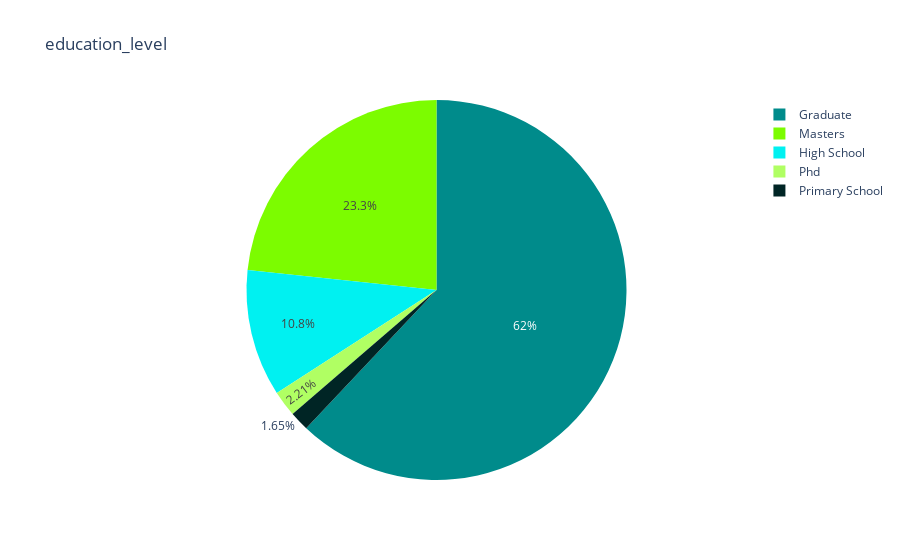

Here is the notebook cell this chart was saved with:
### Code cell
pie_chart(data,"education_level")

### Figure 1 — Plotly figure (JSON) as saved in the notebook; plotly's stock layout.template omitted (floating-point values rounded to 4 significant figures)
{"data": [{"domain": {"x": [0, 1], "y": [0, 1]}, "hovertemplate": "label=%{label}<br>value=%{value}<extra></extra>", "labels": ["Graduate", "Masters", "High School", "Phd", "Primary School"], "legendgroup": "", "name": "", "showlegend": true, "type": "pie", "values": [60.54, 22.76, 10.53, 2.161, 1.608]}], "layout": {"legend": {"tracegroupgap": 0}, "piecolorway": ["darkcyan", "lawngreen"], "title": {"text": "education_level"}}}
